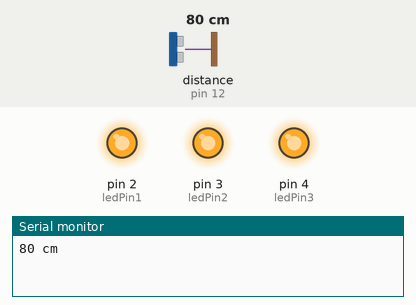
A sketch run on a simulated Arduino Uno, built with avr-gcc and run on an emulated ATmega328P. Parts: output pins drawn as LEDs (lit = HIGH), the last lines printed to the serial monitor. Wiring (inferred from the names in the program): ultrasonic range finder: trigger pin 13; echo pin 12. Inputs (shaded band) come from the test bench; at power-on: distance to the obstacle (sensor on pin 12) 80 cm. The echo pulse lasts 58.3 µs per cm; pins used as bus, display or sensor lines are not drawn.

Above: at 1.2 s.
1.3 s: distance to the obstacle (sensor on pin 12) set to 65 cm
2.8 s: distance to the obstacle (sensor on pin 12) set to 55 cm
At 3.6 s:
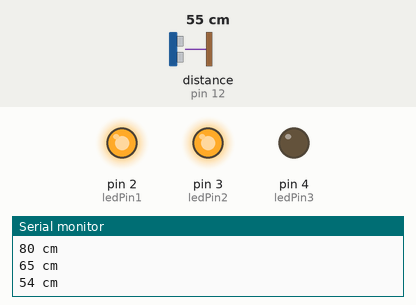
4.4 s: distance to the obstacle (sensor on pin 12) set to 34 cm
5.9 s: distance to the obstacle (sensor on pin 12) set to 28 cm
At 6.9 s:
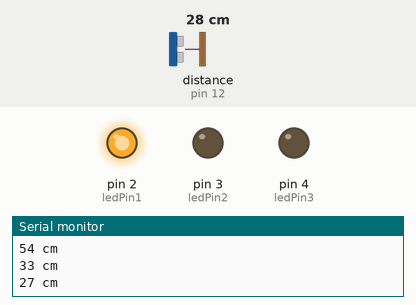
7.5 s: distance to the obstacle (sensor on pin 12) set to 22 cm
9.0 s: distance to the obstacle (sensor on pin 12) set to 19 cm
At 10.3 s:
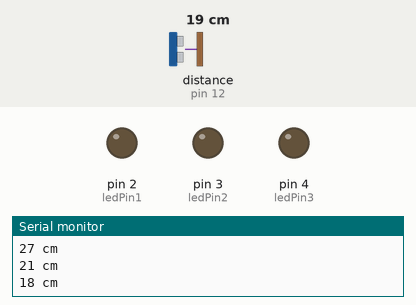
Timing chart, 0 to 11.6 s (numbered marks = the images above; inputs shaded):
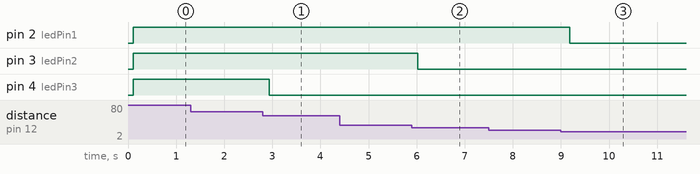

The sketch:

AR21_ultrasonic.ino
```cpp
/*
 예제 6.7
 초음파 거리센서를 이용한 거리 측정
*/

// 트리거 핀과 에코 핀 번호를 설정한다.
const char trigPin = 13;
const char echoPin = 12;

const int ledPin1 = 2;
const int ledPin2 = 3;
const int ledPin3 = 4;


// 펄스 폭과 거리 변수 설정
int pulseWidth;
int distance;
int distanceOld;

void setup() {
  pinMode(ledPin1,OUTPUT);
  pinMode(ledPin2,OUTPUT);
  pinMode(ledPin3,OUTPUT);
  // 시리얼 통신 설정
  Serial.begin (9600);
  // 트리거 핀은 출력으로, 에코핀은 입력으로 설정
  pinMode(trigPin, OUTPUT);
  pinMode(echoPin, INPUT);

  // 트리거 핀의 초기값을 LOW로 한다
  digitalWrite(trigPin,LOW);
}

void loop(){


  if(distance > 19){
    digitalWrite(ledPin1, HIGH);
  }
  else if(distance < 20){
    digitalWrite(ledPin1,LOW);
  }
  if(distance > 30){
    digitalWrite(ledPin2, HIGH);
  }
  else if(distance < 30){
    digitalWrite(ledPin2,LOW);
  }
  if(distance > 60){
    digitalWrite(ledPin3, HIGH);
  }
  else{
    digitalWrite(ledPin3,LOW);
  }

  // 10us의 트리거 신호를 HC-SR04로 내보낸다.
  digitalWrite(trigPin,HIGH);
  delayMicroseconds(10);
  digitalWrite(trigPin,LOW);


  // Echo 펄스 폭을 측정하여 pulseWidth 변수에 저장한다.
  pulseWidth = pulseIn(echoPin,HIGH);
  // 거리를 계산한다.
  distance = pulseWidth/58;

  // 감지거리인 2~200cm 범위의 거리값만 사용한다.
  if(distance <= 200 || distance >= 2){
    // 이전의 거리값과 비교하여 변화가 있을 경우에만
    // 시리얼 통신으로 전송한다.
    if(distance != distanceOld){
      Serial.print(distance);
      Serial.println(" cm");
    };
  };
  distanceOld = distance;
  delay(100);
}
```

Measured:
- the behaviour switches between 61 and 60 cm on distance to the obstacle (sensor on pin 12) (found by bisection; images 0 and 1)
- the behaviour switches between 31 and 30 cm on distance to the obstacle (sensor on pin 12) (found by bisection; images 1 and 2)
- the behaviour switches between 21 and 20 cm on distance to the obstacle (sensor on pin 12) (found by bisection; images 2 and 3)
- after the input at 2.8 s, pin 4 (ledPin3): HIGH → LOW after 0.13 s
- after the input at 5.9 s, pin 3 (ledPin2): HIGH → LOW after 0.12 s
- after the input at 9.0 s, pin 2 (ledPin1): HIGH → LOW after 0.19 s
